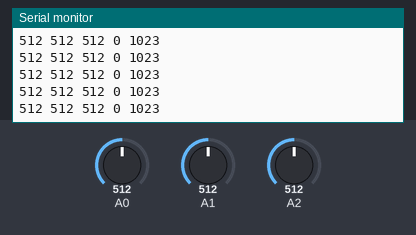
The sketch below on a simulated Arduino Uno, built with avr-gcc and run on an emulated ATmega328P. On the bench: the last lines printed to the serial monitor. The test bench sets the inputs (shaded band); at power-on: A0 = 512, A2 = 512, A1 = 512.

Above: at 1.2 s.
1.3 s: A0 set to 104
At 1.9 s:
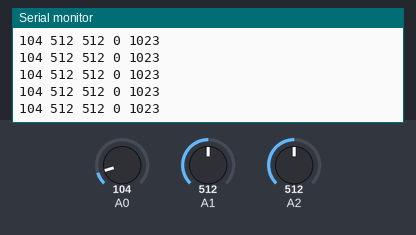
4.3 s: A0 set to 93
At 5.4 s:
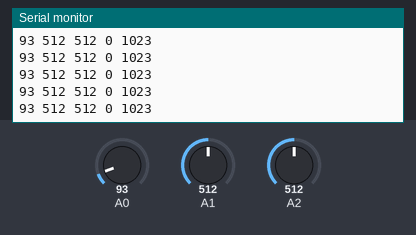
7.3 s: A2 set to 106
At 7.9 s:
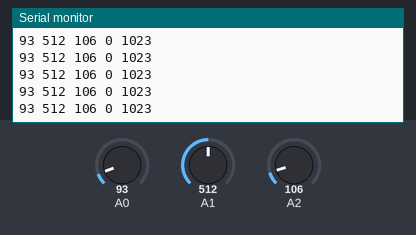
10.3 s: A2 set to 93
At 11.2 s:
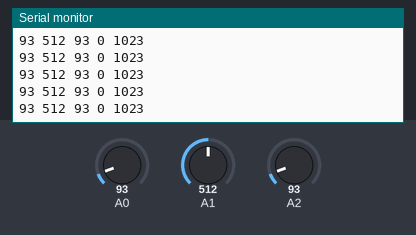
11.8 s: A0 set to 993
At 12.5 s:
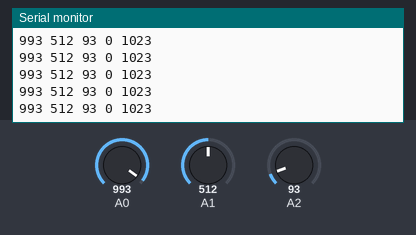
13.3 s: A0 set to 1008
At 14.1 s:
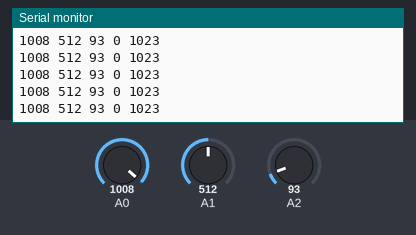
Timing chart, 0 to 15.8 s (numbered marks = the images above; inputs shaded):
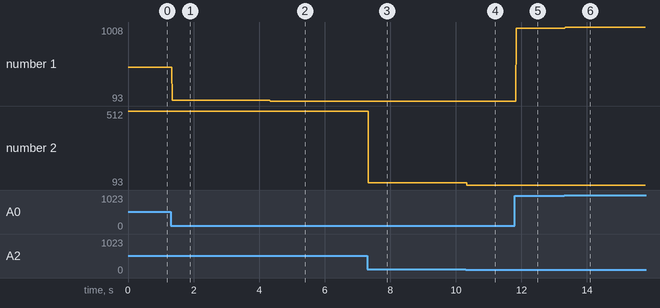

Measured:
- after the input at 1.3 s, the serial monitor: prints a new line at once (image 1)
- after the input at 4.3 s, the serial monitor: prints a new line at once (image 2)
- after the input at 7.3 s, the serial monitor: prints a new line at once (image 3)
- after the input at 10.3 s, the serial monitor: prints a new line at once (image 4)
- after the input at 11.8 s, the serial monitor: prints a new line at once (image 5)
- after the input at 13.3 s, the serial monitor: prints a new line at once (image 6)
- plotted number 1: 512 → 104 after the input at 1.3 s, 104 → 93 after the input at 4.3 s, 93 → 993 after the input at 11.8 s, 993 → 1008 after the input at 13.3 s
- plotted number 2: 512 → 106 after the input at 7.3 s

The sketch:

photo_3.ino
```cpp
void setup() {
 Serial.begin(19200);
 pinMode(A0, INPUT);
 pinMode(A1, INPUT);
 pinMode(A2, INPUT);
}

void loop() {
 int value;
 int value1;
 int value2;

 value = analogRead(A0);
 Serial.print(value);
 Serial.print(" ");
  value1 = analogRead(A1);
 Serial.print(value1);
 Serial.print(" ");
  value2 = analogRead(A2);
 Serial.print(value2);
 Serial.println(" 0 1023 ");

}
```
